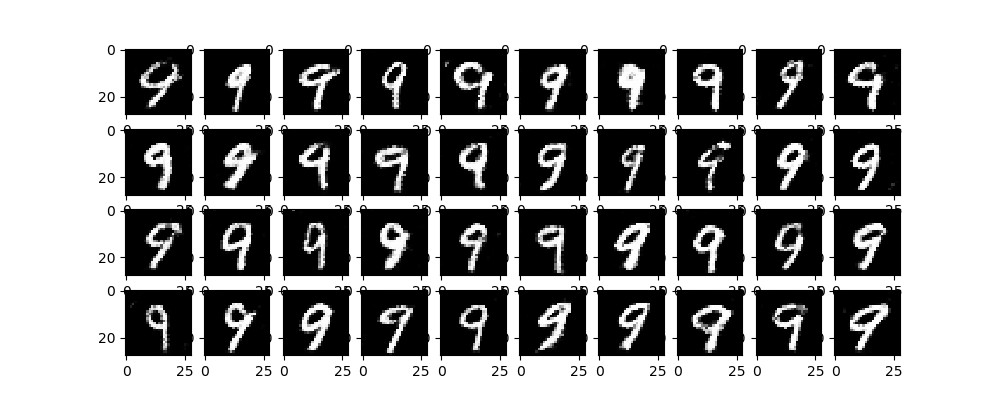

Recreate this plot in Python.
""" Deep Convolutional Generative Adversarial Network (DCGAN).

Using deep convolutional generative adversarial networks (DCGAN) to generate
digit images from a noise distribution.

References:
    - Unsupervised representation learning with deep convolutional generative
    adversarial networks. A Radford, L Metz, S Chintala. arXiv:1511.06434.

Links:
    - [DCGAN Paper](https://arxiv.org/abs/1511.06434).
    - [MNIST Dataset](http://yann.lecun.com/exdb/mnist/).

Author: Aymeric Damien
Project: https://github.com/aymericdamien/TensorFlow-Examples/
"""

from __future__ import division, print_function, absolute_import

import matplotlib.pyplot as plt
import numpy as np
import tensorflow.compat.v1 as tf
tf.disable_v2_behavior()
# Import MNIST data
# from tensorflow.examples.tutorials.mnist 
import input_data
mnist = input_data.read_data_sets("/tmp/data/", one_hot=True)

# Training Params
num_steps = 20000
batch_size = 32

# Network Params
image_dim = 784 # 28*28 pixels * 1 channel
gen_hidden_dim = 256
disc_hidden_dim = 256
noise_dim = 200 # Noise data points


# Generator Network
# Input: Noise, Output: Image
def generator(x, reuse=False):
    with tf.variable_scope('Generator', reuse=reuse):
        # TensorFlow Layers automatically create variables and calculate their
        # shape, based on the input.
        x = tf.layers.dense(x, units=6 * 6 * 128)
        x = tf.nn.tanh(x)
        # Reshape to a 4-D array of images: (batch, height, width, channels)
        # New shape: (batch, 6, 6, 128)
        x = tf.reshape(x, shape=[-1, 6, 6, 128])
        # Deconvolution, image shape: (batch, 14, 14, 64)
        x = tf.layers.conv2d_transpose(x, 64, 4, strides=2)
        # Deconvolution, image shape: (batch, 28, 28, 1)
        x = tf.layers.conv2d_transpose(x, 1, 2, strides=2)
        # Apply sigmoid to clip values between 0 and 1
        x = tf.nn.sigmoid(x)
        return x


# Discriminator Network
# Input: Image, Output: Prediction Real/Fake Image
def discriminator(x, reuse=False):
    with tf.variable_scope('Discriminator', reuse=reuse):
        # Typical convolutional neural network to classify images.
        x = tf.layers.conv2d(x, 64, 5)
        x = tf.nn.tanh(x)
        x = tf.layers.average_pooling2d(x, 2, 2)
        x = tf.layers.conv2d(x, 128, 5)
        x = tf.nn.tanh(x)
        x = tf.layers.average_pooling2d(x, 2, 2)
        x = tf.contrib.layers.flatten(x)
        x = tf.layers.dense(x, 1024)
        x = tf.nn.tanh(x)
        # Output 2 classes: Real and Fake images
        x = tf.layers.dense(x, 2)
    return x

# Build Networks
# Network Inputs
noise_input = tf.placeholder(tf.float32, shape=[None, noise_dim])
real_image_input = tf.placeholder(tf.float32, shape=[None, 28, 28, 1])

# Build Generator Network
gen_sample = generator(noise_input)

# Build 2 Discriminator Networks (one from real image input, one from generated samples)
disc_real = discriminator(real_image_input)
disc_fake = discriminator(gen_sample, reuse=True)
disc_concat = tf.concat([disc_real, disc_fake], axis=0)

# Build the stacked generator/discriminator
stacked_gan = discriminator(gen_sample, reuse=True)

# Build Targets (real or fake images)
disc_target = tf.placeholder(tf.int32, shape=[None])
gen_target = tf.placeholder(tf.int32, shape=[None])

# Build Loss
disc_loss = tf.reduce_mean(tf.nn.sparse_softmax_cross_entropy_with_logits(
    logits=disc_concat, labels=disc_target))
gen_loss = tf.reduce_mean(tf.nn.sparse_softmax_cross_entropy_with_logits(
    logits=stacked_gan, labels=gen_target))

# Build Optimizers
optimizer_gen = tf.train.AdamOptimizer(learning_rate=0.001)
optimizer_disc = tf.train.AdamOptimizer(learning_rate=0.001)

# Training Variables for each optimizer
# By default in TensorFlow, all variables are updated by each optimizer, so we
# need to precise for each one of them the specific variables to update.
# Generator Network Variables
gen_vars = tf.get_collection(tf.GraphKeys.TRAINABLE_VARIABLES, scope='Generator')
# Discriminator Network Variables
disc_vars = tf.get_collection(tf.GraphKeys.TRAINABLE_VARIABLES, scope='Discriminator')

# Create training operations
train_gen = optimizer_gen.minimize(gen_loss, var_list=gen_vars)
train_disc = optimizer_disc.minimize(disc_loss, var_list=disc_vars)

# Initialize the variables (i.e. assign their default value)
init = tf.global_variables_initializer()

# Start training
with tf.Session() as sess:

    # Run the initializer
    sess.run(init)

    for i in range(1, num_steps+1):

        # Prepare Input Data
        # Get the next batch of MNIST data (only images are needed, not labels)
        batch_x, _ = mnist.train.next_batch(batch_size)
        batch_x = np.reshape(batch_x, newshape=[-1, 28, 28, 1])
        # Generate noise to feed to the generator
        z = np.random.uniform(-1., 1., size=[batch_size, noise_dim])

        # Prepare Targets (Real image: 1, Fake image: 0)
        # The first half of data fed to the discriminator are real images,
        # the other half are fake images (coming from the generator).
        batch_disc_y = np.concatenate(
            [np.ones([batch_size]), np.zeros([batch_size])], axis=0)
        # Generator tries to fool the discriminator, thus targets are 1.
        batch_gen_y = np.ones([batch_size])

        # Training
        feed_dict = {real_image_input: batch_x, noise_input: z,
                     disc_target: batch_disc_y, gen_target: batch_gen_y}
        _, _, gl, dl = sess.run([train_gen, train_disc, gen_loss, disc_loss],
                                feed_dict=feed_dict)
        if i % 100 == 0 or i == 1:
            print('Step %i: Generator Loss: %f, Discriminator Loss: %f' % (i, gl, dl))

    # Generate images from noise, using the generator network.
    f, a = plt.subplots(4, 10, figsize=(10, 4))
    for i in range(10):
        # Noise input.
        z = np.random.uniform(-1., 1., size=[4, noise_dim])
        g = sess.run(gen_sample, feed_dict={noise_input: z})
        for j in range(4):
            # Generate image from noise. Extend to 3 channels for matplot figure.
            img = np.reshape(np.repeat(g[j][:, :, np.newaxis], 3, axis=2),
                             newshape=(28, 28, 3))
            a[j][i].imshow(img)

    f.show()
    plt.draw()
    plt.savefig("dcgan.png")
    plt.waitforbuttonpress()
